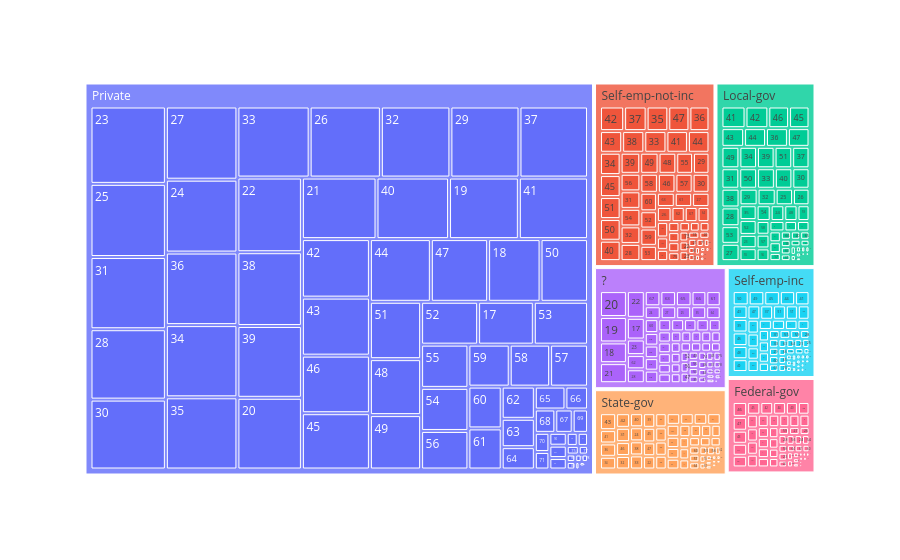

Notebook cell for this chart:
### Markdown cell above
# VISUALIZAÇÃO

### Code cell
grafico_census = px.treemap(base_census, path=["workclass", "age"])
grafico_census.show()

### Figure 1 — Plotly figure (JSON) as saved in the notebook; plotly's stock layout.template omitted (floating-point values rounded to 4 significant figures; data arrays with more than 128 entries replaced by an {"elided": "..."} marker saying what was removed)
{"data": [{"branchvalues": "total", "domain": {"x": [0, 1], "y": [0, 1]}, "hovertemplate": "labels=%{label}<br>count=%{value}<br>parent=%{parent}<br>id=%{id}<extra></extra>", "ids": {"elided": "490 str values"}, "labels": {"elided": "490 str values"}, "name": "", "parents": {"elided": "490 str values"}, "type": "treemap", "values": {"elided": "490 int values"}}], "layout": {"legend": {"tracegroupgap": 0}, "margin": {"t": 60}}}
